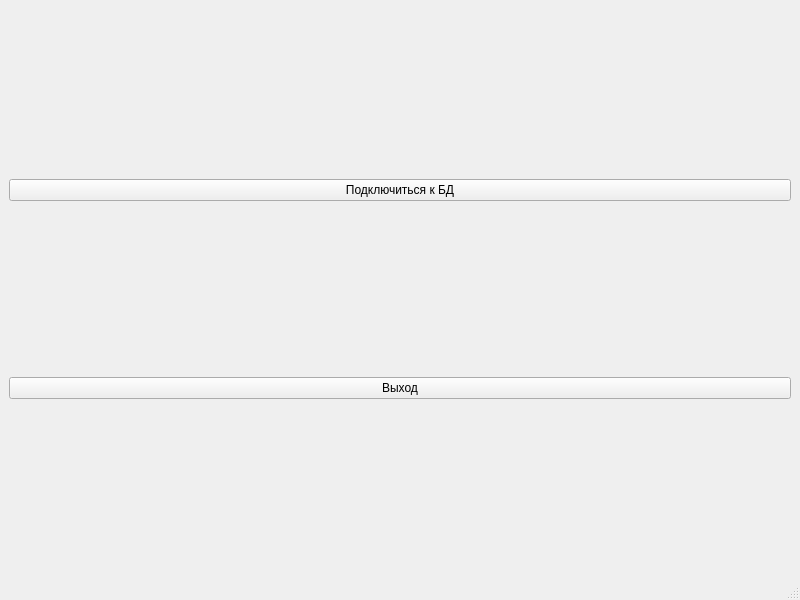
<?xml version="1.0" encoding="UTF-8"?>
<ui version="4.0">
 <class>MainWindow</class>
 <widget class="QMainWindow" name="MainWindow">
  <property name="geometry">
   <rect>
    <x>0</x>
    <y>0</y>
    <width>800</width>
    <height>600</height>
   </rect>
  </property>
  <property name="windowTitle">
   <string>MainWindow</string>
  </property>
  <widget class="QWidget" name="centralwidget">
   <layout class="QVBoxLayout" name="verticalLayout">
    <item>
     <widget class="QPushButton" name="pb_connect">
      <property name="text">
       <string>Подключиться к БД</string>
      </property>
     </widget>
    </item>
    <item>
     <widget class="QPushButton" name="pb_exit">
      <property name="text">
       <string>Выход</string>
      </property>
     </widget>
    </item>
   </layout>
  </widget>
  <widget class="QMenuBar" name="menubar">
   <property name="geometry">
    <rect>
     <x>0</x>
     <y>0</y>
     <width>800</width>
     <height>26</height>
    </rect>
   </property>
  </widget>
  <widget class="QStatusBar" name="statusbar"/>
 </widget>
 <resources/>
 <connections>
  <connection>
   <sender>pb_exit</sender>
   <signal>clicked()</signal>
   <receiver>MainWindow</receiver>
   <slot>close()</slot>
   <hints>
    <hint type="sourcelabel">
     <x>375</x>
     <y>361</y>
    </hint>
    <hint type="destinationlabel">
     <x>399</x>
     <y>299</y>
    </hint>
   </hints>
  </connection>
 </connections>
</ui>
